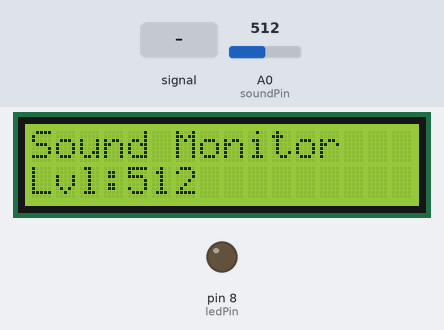
Bench run of a sketch on a simulated Arduino Uno, built with avr-gcc and run on an emulated ATmega328P. Shown: 16×2 character LCD, output pins drawn as LEDs (lit = HIGH). Dashed ring = blinking. Inputs (shaded band) come from the test bench; at power-on: A0 (soundPin) = 512. What the sketch prints to the serial monitor is not drawn.

Above: at 1.2 s.
1.3 s: A0 (soundPin) fed a 2 Hz sine of ±306 counts around its level
At 1.61 s:
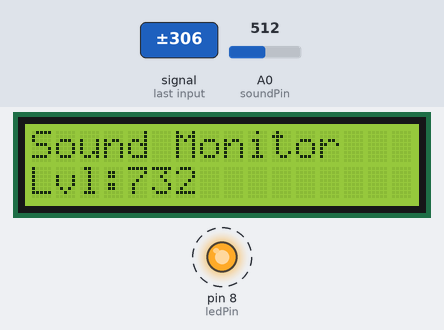
3.6 s: A0 (soundPin) set to 610
At 4.6 s:
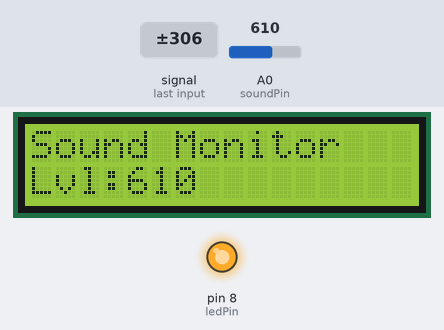
5.1 s: A0 (soundPin) fed a 200 Hz sine of ±81 counts around its level
At 5.7 s:
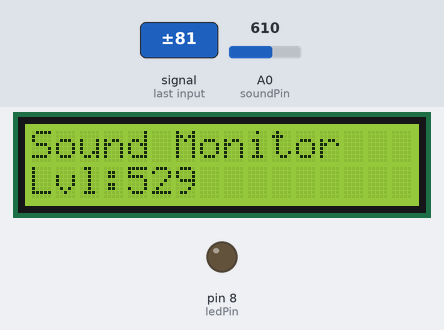
6.6 s: A0 (soundPin) set to 590
At 6.9 s:
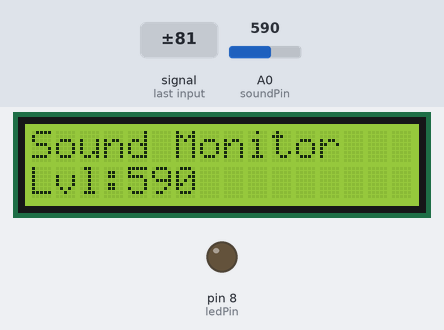
8.1 s: A0 (soundPin) set to 511
At 9.3 s:
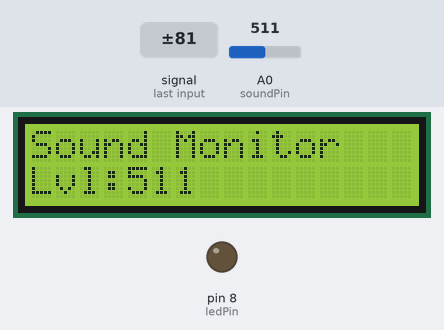
Timing chart, 0 to 10.6 s (numbered marks = the images above; inputs shaded):
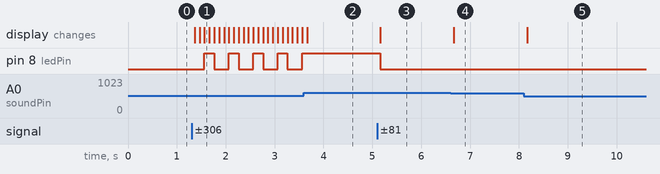

The sketch:

lab5.ino
```cpp
#include <LiquidCrystal.h>

LiquidCrystal lcd(12, 11, 5, 4, 3, 2);

const int soundPin = A0;
const int ledPin = 8;

const int threshold = 600;

volatile int soundValue = 0;   // shared with ISR
volatile bool newData = false; // flag for main loop

void setup()
{
  Serial.begin(9600);
  pinMode(ledPin, OUTPUT);

  lcd.begin(16,2);
  lcd.print("Sound Monitor");

  // -------- TIMER1 CONFIG (100 ms interrupt) --------
  noInterrupts();

  TCCR1A = 0;
  TCCR1B = 0;

  TCCR1B |= (1 << WGM12);   // CTC mode

  // Prescaler = 64 → 16MHz/64 = 250kHz
  // 100 ms → 250000 * 0.1 = 25000 counts
  OCR1A = 24999;

  TCCR1B |= (1 << CS11) | (1 << CS10); // prescaler 64

  TIMSK1 |= (1 << OCIE1A); // enable interrupt

  interrupts();
}

void loop()
{
  // Only display (no heavy work)
  if(newData)
  {
    newData = false;

    lcd.setCursor(0,1);
    lcd.print("Lvl:");
    lcd.print(soundValue);
    lcd.print("    ");

    Serial.print("SOUND:");
    Serial.println(soundValue);
  }
}

// -------- TIMER INTERRUPT --------
ISR(TIMER1_COMPA_vect)
{
  soundValue = analogRead(soundPin);

  if(soundValue > threshold)
  {
    digitalWrite(ledPin, HIGH);
  }
  else
  {
    digitalWrite(ledPin, LOW);
  }

  newData = true;
}
```

Measured:
- after the input at 1.3 s, pin 8 (ledPin): alternates HIGH for 0.20 s and LOW for 0.30 s, starting after 0.26 s; the display: first changes after 0.07 s (image 1 shows a later state)
- after the input at 3.6 s, pin 8 (ledPin): stops changing and stays HIGH
- after the input at 5.1 s, pin 8 (ledPin): HIGH → LOW after 0.06 s; the display: changes after 0.06 s (image 3)
- after the input at 6.6 s, the display: changes after 0.07 s (image 4)
- after the input at 8.1 s, the display: changes after 0.07 s (image 5)
